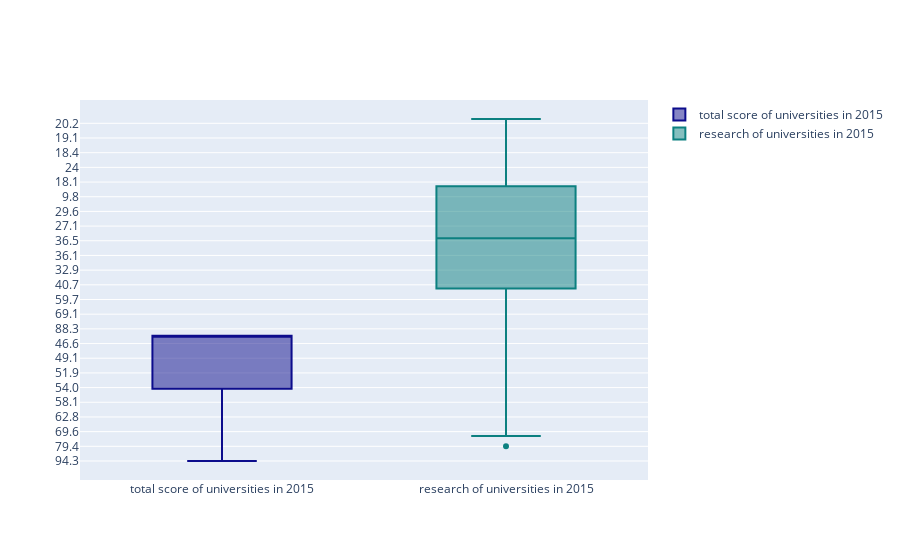

Notebook code for this chart:
### Markdown cell above
<a id="9"></a> <br>
# Box Plots
<font color='blue'>
* Box Plots
    * Median (50th percentile) = middle value of the data set. Sort and take the data in the middle. It is also called 50% percentile that is 50% of data are less that median(50th quartile)(quartile)
        * 25th percentile = quartile 1 (Q1) that is lower quartile
        * 75th percentile = quartile 3 (Q3) that is higher quartile
        * height of box = IQR = interquartile range = Q3-Q1
        * Whiskers = 1.5 * IQR from the Q1 and Q3
        * Outliers = being more than 1.5*IQR away from median commonly.
        
    <font color='purple'>
    * trace = box
        * y = data we want to visualize with box plot 
        * marker = color

### Code cell
# data preparation
x2015 = timesData[timesData.year == 2015]

trace0 = go.Box(
    y = x2015.total_score,
    name = 'total score of universities in 2015',
    marker = dict(
        color = 'rgb(12, 12, 140)',
    )
)
trace1 = go.Box(
    y = x2015.research,
    name = 'research of universities in 2015',
    marker = dict(
        color = 'rgb(12, 128, 128)',
    )
)
data = [trace0, trace1]
iplot(data)

### Figure 1 — Plotly figure (JSON) as saved in the notebook; plotly's stock layout.template omitted (floating-point values rounded to 4 significant figures; data arrays with more than 128 entries replaced by an {"elided": "..."} marker saying what was removed)
{"data": [{"marker": {"color": "rgb(12, 12, 140)"}, "name": "total score of universities in 2015", "type": "box", "y": {"elided": "401 str values"}}, {"marker": {"color": "rgb(12, 128, 128)"}, "name": "research of universities in 2015", "type": "box", "y": {"elided": "401 float values"}}], "layout": {}}
